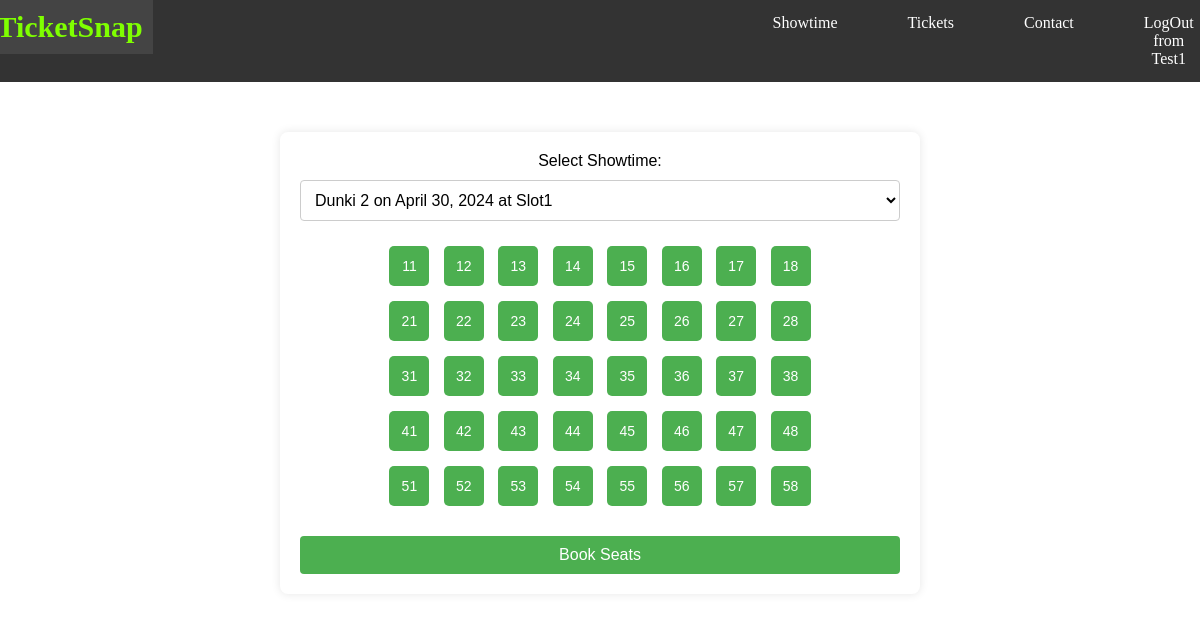
The page /tickets/ (signed in) on the database its author committed.
### movies/models.py (models this page shows, shortened)
class Seat(models.Model):
    row = models.IntegerField()
    number = models.IntegerField()
    class Meta:
        unique_together = ('row', 'number')

### movies/views.py (the view, shortened to what this page needs)
# urls.py: path('tickets/', views.tickets, name='tickets'),
@login_required
def tickets(request):
    showtimes = ShowtimeMapper.objects.all().select_related('movie')
    seats = Seat.objects.all()
    context = {
        'showtimes': showtimes,
        'seats': seats,
        'rows': 'ABCDE',
        'numbers': range(1, 9)
    }
    return render(request, 'tickets.html', context)

### movies/templates/tickets.html (shortened to what this page needs)
<!DOCTYPE html>
<html lang="en">
<head>
</head>
<body>
  {% include 'headerNavbar.html' %}
  <div class="container">
    <form method="post" action="{% url 'tickets' %}">
        <div class="showtime-selector">
            <label for="showtime_mapper">Select Showtime:</label>
            <select name="showtime_mapper" id="showtime_mapper" required>
                {% for showtime in showtimes %}
                    <option value="{{ showtime.id }}">{{ showtime.movie.title }} on {{ showtime.date }} at {{ showtime.slotChoice }}</option>
                {% endfor %}
            </select>
        </div>
        <div class="seats-grid">
            {% for i in rows %}
                <div class="row">
                    {% for seat in seats %}
                        {% if forloop.parentloop.counter|stringformat:"s" == seat.row|stringformat:"s" %}
                            <button type="button" class="seat {% if seat.is_booked %}booked{% else %}selectable{% endif %}"
                                    data-seat-id="{{ seat.id }}"
                                    onclick="toggleSelection(this);">
                                {{ seat.row }}{{ seat.number }}
                            </button>
                        {% endif %}
                    {% endfor %}
                </div>
            {% endfor %}
        </div>
        <button type="submit" onclick="bookSeats();">Book Seats</button>
    </form>
</div>
</body>
</html>

### movies/templates/headerNavbar.html (shortened to what this page needs)
<!DOCTYPE html>
<html lang="en">
<head>
</head>
<body>
    <nav>
        <ul>
            <li><a href="/" class="home-link">TicketSnap</a></li>
            <li><a href="/showtime/">Showtime</a></li>
            <li><a href="/tickets/">Tickets</a></li>
            <li><a href="/contact/">Contact</a></li>
            {% if request.user.is_authenticated  %}
                <li><a href="/logout/">LogOut from {{ user.username }}</a></li>
            {% else %}
                <li><a href="/login/">Login </a></li>
            {% endif %}
        </ul>
    </nav>
</body>
</html>

### movies/templates/tickets.html (style rules this page uses)
.container { width: 90%; max-width: 600px; margin: 50px auto; padding: 20px; box-shadow: 0 0 10px rgba(0,0,0,0.1); background: #fff; border-radius: 8px; font-family: 'Arial', sans-serif; }
.showtime-selector { text-align: center; margin-bottom: 20px; }
.showtime-selector select { width: 100%; padding: 10px; margin-top: 10px; border: 1px solid #ccc; border-radius: 4px; background-color: white; font-size: 16px; }
.seats-grid { display: flex; flex-wrap: wrap; justify-content: center; margin-top: 20px; }
.row { text-align: center; margin-bottom: 5px; }
.seat { width: 40px; height: 40px; background-color: #4CAF50; color: white; border: none; margin: 5px; cursor: pointer; border-radius: 5px; transition: background-color 0.3s; font-size: 14px; }
button[type="submit"] { display: block; width: 100%; padding: 10px; margin-top: 20px; background-color: #4CAF50; color: white; border: none; border-radius: 4px; cursor: pointer; font-size: 16px; }

### movies/templates/headerNavbar.html (style rules this page uses)
body { margin: 0; }
nav { background-color: #333; overflow: hidden; }
ul { list-style-type: none; margin: 0; padding: 0; overflow: hidden; display: flex; justify-content: center; }
li { width: auto; margin-right: 30px; }
li:last-child { margin-right: 0; }
li:first-child { margin-right: 600px; }
li a { display: block; color: white; text-align: center; padding: 14px 20px; text-decoration: dashed; }
.home-link { font-weight: bold; font-size: 30px; color: white; background-color: #333; padding: 10px; }

### rows shown on the page
Seat: row "1", number "1"
Seat: row "1", number "2"
Seat: row "1", number "3"
Seat: row "1", number "4"
Seat: row "1", number "5"
Seat: row "1", number "6"
Seat: row "1", number "7"
Seat: row "1", number "8"
Seat: row "2", number "1"
Seat: row "2", number "2"
Seat: row "2", number "3"
Seat: row "2", number "4"
Seat: row "2", number "5"
Seat: row "2", number "6"
Seat: row "2", number "7"
Seat: row "2", number "8"
Seat: row "3", number "1"
Seat: row "3", number "2"
Seat: row "3", number "3"
Seat: row "3", number "4"
Seat: row "3", number "5"
Seat: row "3", number "6"
Seat: row "3", number "7"
Seat: row "3", number "8"
Seat: row "4", number "1"
Seat: row "4", number "2"
Seat: row "4", number "3"
Seat: row "4", number "4"
Seat: row "4", number "5"
Seat: row "4", number "6"
Seat: row "4", number "7"
Seat: row "4", number "8"
Seat: row "5", number "1"
Seat: row "5", number "2"
Seat: row "5", number "3"
Seat: row "5", number "4"
Seat: row "5", number "5"
Seat: row "5", number "6"
Seat: row "5", number "7"
Seat: row "5", number "8"

### other values the page prints
{{ user.username }} "Test1"
form field showtime_mapper "Dunki 2 on April 30, 2024 at Slot1"
